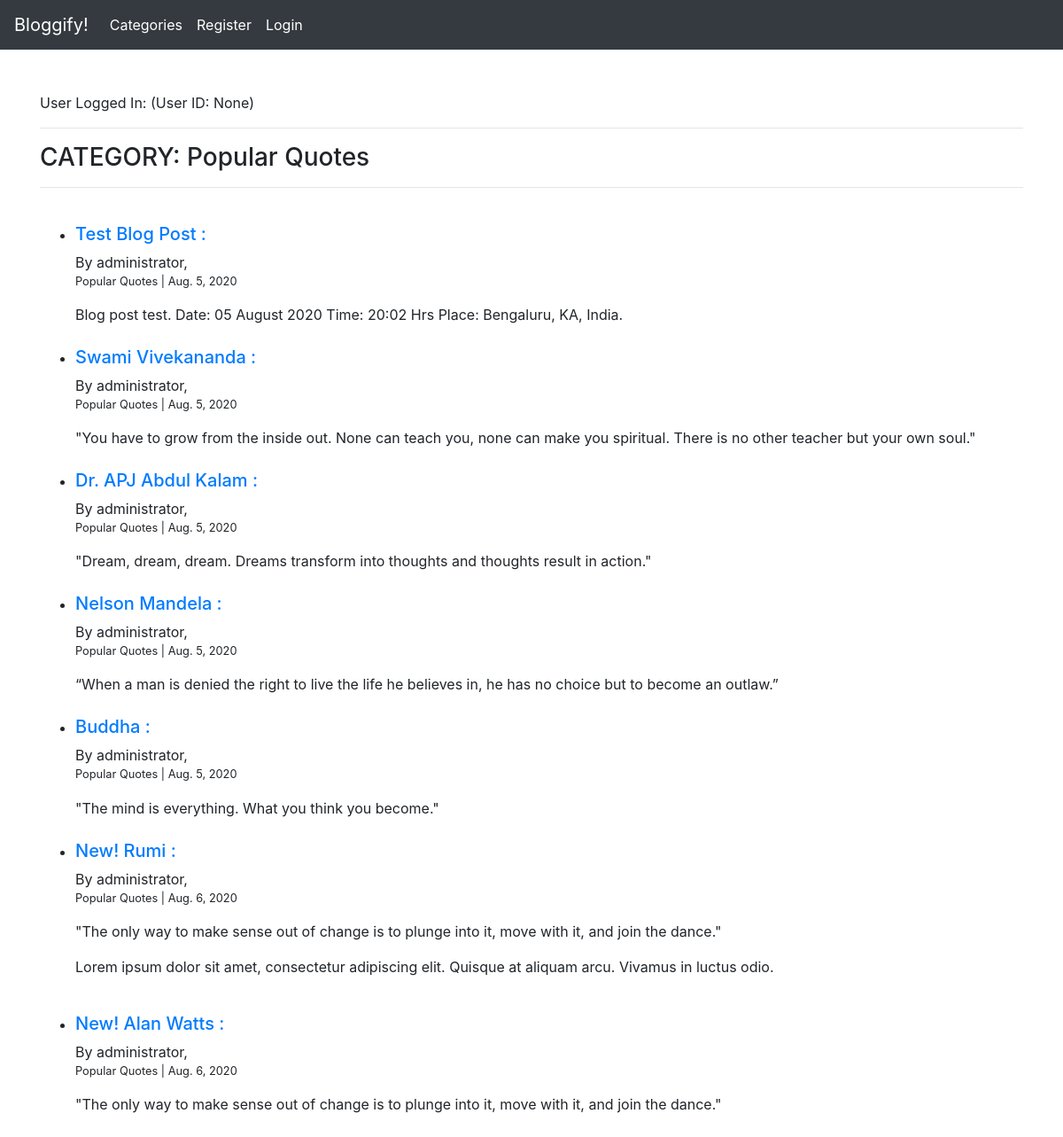
The page /category/Popular Quotes/ on the database its author committed.
### blog_app/models.py (models this page shows, shortened)
class Post(models.Model):
    blog_title = models.CharField(max_length=255)
    blog_page_header = models.CharField(max_length=255)
    blog_author = models.ForeignKey(User, on_delete=models.CASCADE)
    blog_body = RichTextField(blank=True, null=True)
    blog_pub_date = models.DateField(auto_now_add=True)
    blog_category = models.CharField(max_length=255, default="Popular Quotes")
    blog_image = models.ImageField(null=True, blank=True, upload_to="image_dir/")

### blog_app/views.py (the view)
# urls.py: path('category/<str:ctg>/', CategoryView, name="blog_category"),
def CategoryView(request, ctg):
    posts_for_ctg = Post.objects.filter(blog_category=ctg)
    return render(request, 'category_blog.html', {'ctg':ctg.title(), 'posts_for_ctg': posts_for_ctg})

### blog_app/templates/category_blog.html
{% extends 'base.html' %}
{% block content %}
<br>
User Logged In: {{user.username}} (User ID: {{ user.id }})
<hr>
<h3>CATEGORY: {{ ctg }}</h3>
<hr><br>
{% if posts_for_ctg %}
    <ul>
        {% for post in posts_for_ctg %}
            <li>
                <a href="{% url 'blog_detail' post.pk %}"><h5>{{ post.blog_title }} :</h5></a>
                By {{ post.blog_author }}, <small><p>{{ post.blog_category }} | {{ post.blog_pub_date }}</p></small>
                {{ post.blog_body | slice:":250" | safe }}
            </li>
            <br>
        {% endfor %}
    </ul>
{% else %}
    <h3>Sorry! Category "{{ctg}}" does not exits.</h3>
{% endif %}
{% endblock %}

### rows shown on the page
Post: blog_title "Test Blog Post", blog_author "administrator", blog_category "Popular Quotes", blog_pub_date "Aug. 5, 2020", blog_body "Blog post test. Date: 05 August 2020 Time: 20:02 Hrs Place: Bengaluru, KA, India."
Post: blog_title "Swami Vivekananda", blog_author "administrator", blog_category "Popular Quotes", blog_pub_date "Aug. 5, 2020", blog_body "\"You have to grow from the inside out. None can teach you, none can make you spiritual. There is no other teacher but your own soul.\""
Post: blog_title "Dr. APJ Abdul Kalam", blog_author "administrator", blog_category "Popular Quotes", blog_pub_date "Aug. 5, 2020", blog_body "\"Dream, dream, dream. Dreams transform into thoughts and thoughts result in action.\""
Post: blog_title "Nelson Mandela", blog_author "administrator", blog_category "Popular Quotes", blog_pub_date "Aug. 5, 2020", blog_body "“When a man is denied the right to live the life he believes in, he has no choice but to become an outlaw.”"
Post: blog_title "Buddha", blog_author "administrator", blog_category "Popular Quotes", blog_pub_date "Aug. 5, 2020", blog_body "\"The mind is everything. What you think you become.\""
Post: blog_title "New! Rumi", blog_author "administrator", blog_category "Popular Quotes", blog_pub_date "Aug. 6, 2020", blog_body "\"The only way to make sense out of change is to plunge into it, move with it, and join the dance.\" Lorem ipsum dolor sit amet, consectetur adipiscing elit. Quisque at aliquam arcu. Vivamus in luctus odio."
Post: blog_title "New! Alan Watts", blog_author "administrator", blog_category "Popular Quotes", blog_pub_date "Aug. 6, 2020", blog_body "\"The only way to make sense out of change is to plunge into it, move with it, and join the dance.\""

### other values the page prints
{{ user.id }} "None"
{{ ctg }} "Popular Quotes"
